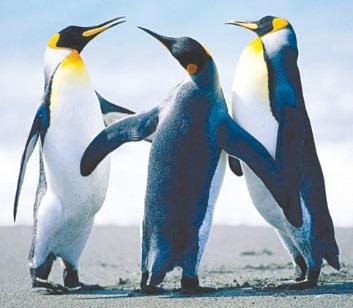
%> input picture 4.jpg, 353 x 308 px
$ octave --eval "plotImageHistogram(imread('4.jpg'));"   (GNU Octave 9; MATLAB toolbox functions it lacks are replaced by stand-ins)
%> lines starting %> are read from the running program, lines starting %| are printed output that depends on the picture
%plotHistogram(image1)
function plotImageHistogram(inputImage)
    % Check if inputImage is grayscale or RGB
    if ndims(inputImage) == 3
        % Convert RGB image to grayscale
        inputImage = rgb2gray(inputImage);
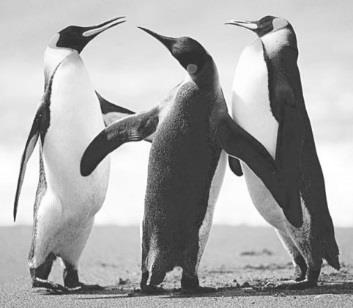
%> inputImage: size 308x353 uint8; min 28, max 255, mean 168
    end

    % Calculate histogram
    [counts, bins] = imhist(inputImage);
%> counts = 256 values, max 3185 at index 61, min 0 at index 1, mean 424.7; bins = 256 values from 0 to 255

    % Plot histogram
    figure;
    bar(bins, counts, 'hist');
    title('Histogram of Input Image');
    xlabel('Pixel Intensity');
    ylabel('Frequency');
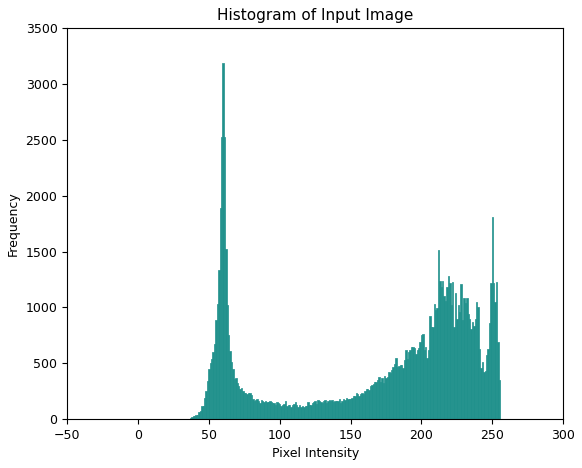
%> figure redrawn from the program's plot data; tallest bar 3185 high, from x = 59.5 to 60.5

    % Display the input image
    figure;
    imshow(inputImage);
    title('Input Image');
end

$ run again, on 5.jpg
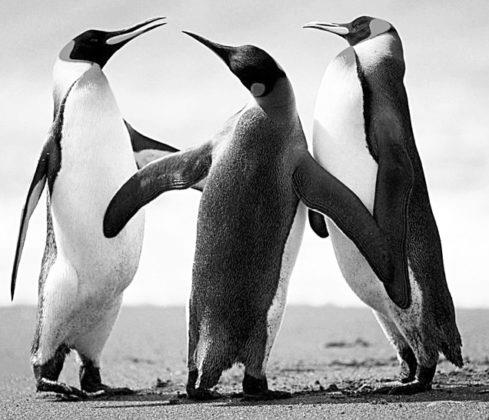
%> input picture 5.jpg, 489 x 420 px
%> counts = 256 values, max 4020 at index 251, min 221 at index 107, mean 802.3; bins = 256 values from 0 to 255
%> in plotImageHistogram, `ylabel('Frequency');`:
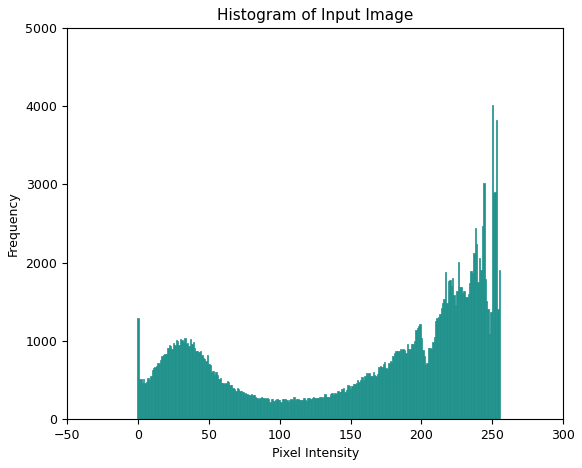
%> figure redrawn from the program's plot data; tallest bar 4020 high, from x = 249.5 to 250.5
